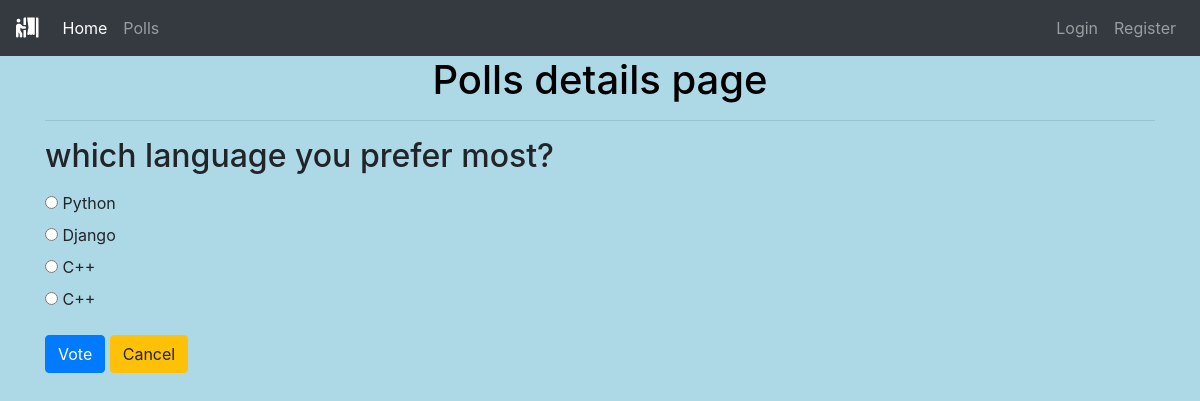
The app's page /polls/2/ with its own data.
### polls/models.py (models this page shows, shortened)
class Poll(models.Model):
    owner = models.ForeignKey(User, on_delete=models.CASCADE)
    text = models.TextField()
    pub_date = models.DateTimeField(default=timezone.now)
    active = models.BooleanField(default=True)
    def __str__(self):
        return self.text

class Choice(models.Model):
    poll = models.ForeignKey(Poll, on_delete=models.CASCADE)
    choice_text = models.CharField(max_length=255)

### polls/views.py (the view)
# urls.py: path('<int:poll_id>/', views.poll_detail, name='detail'),
def poll_detail(request, poll_id):
    poll = get_object_or_404(Poll, id=poll_id)
    if not poll.active:
        return render(request, 'polls/poll_result.html', {'poll': poll})
    loop_count = poll.choice_set.count()
    context = {
        'poll': poll,
        'loop_time': range(0, loop_count),
    }
    return render(request, 'polls/poll_detail.html', context)

### polls/templates/polls/poll_detail.html (shortened to what this page needs)
{%extends 'base.html'%}
{% block content %}
<div class="container">
    <h1 id="detail">Polls details page</h1>
    <hr>
    <h2 class="mt-3 mb-3">{{ poll }}</h2>
    <form action="{% url 'polls:vote' poll.id %}" method="POST">
        {% for choice in poll.choice_set.all %}
        <input type="radio" name="choice" id="choice{{ forloop.counter }}" value="{{ choice.id }}">
        <label for="choice{{ forloop.counter }}">{{ choice.choice_text }}</label>
        <br>
        {% endfor %}
        <input type="submit" value="Vote" class="btn btn-primary mt-3">
        <a class="btn btn-warning mt-3" href="{% url 'polls:list' %}" role="button">Cancel</a>
    </form>
</div>
{% endblock content %}

### templates/base.html (style rules this page uses)
body { background-color: lightblue; }
#detail { color:Black; text-align:center; }

### records on screen
Poll: text "which language you prefer most?"
Choice: choice_text "Python"
Choice: choice_text "Django"
Choice: choice_text "C++"
Choice: choice_text "C++"
